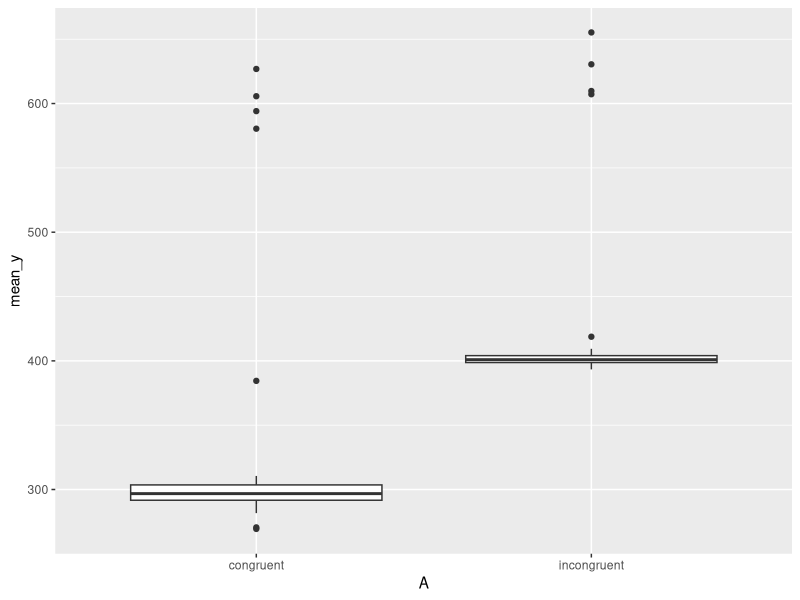
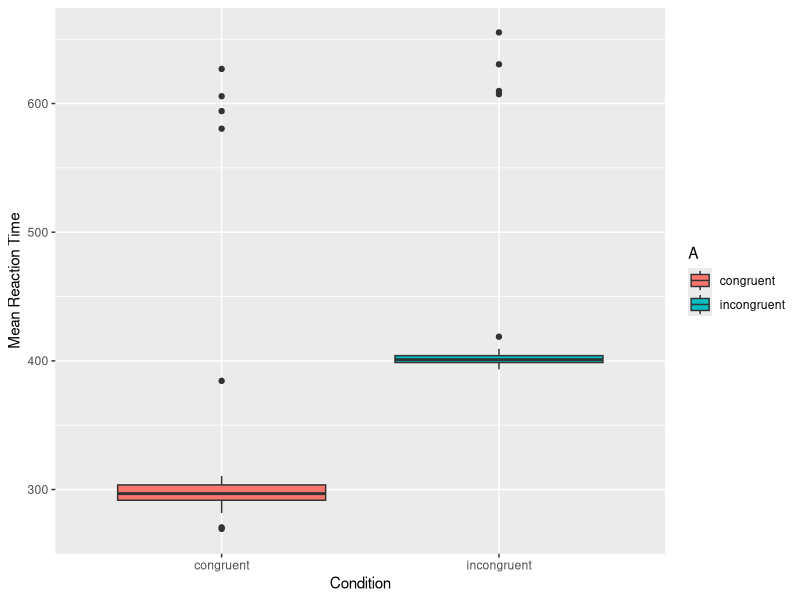
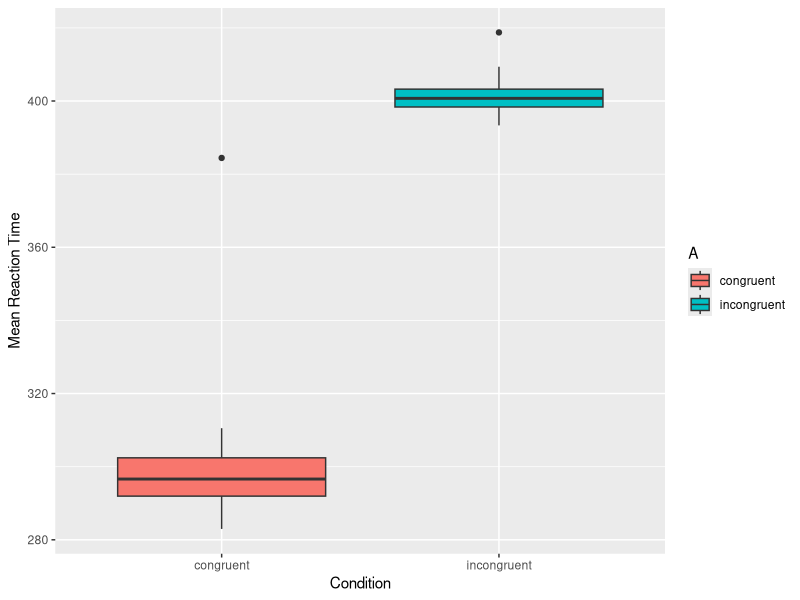
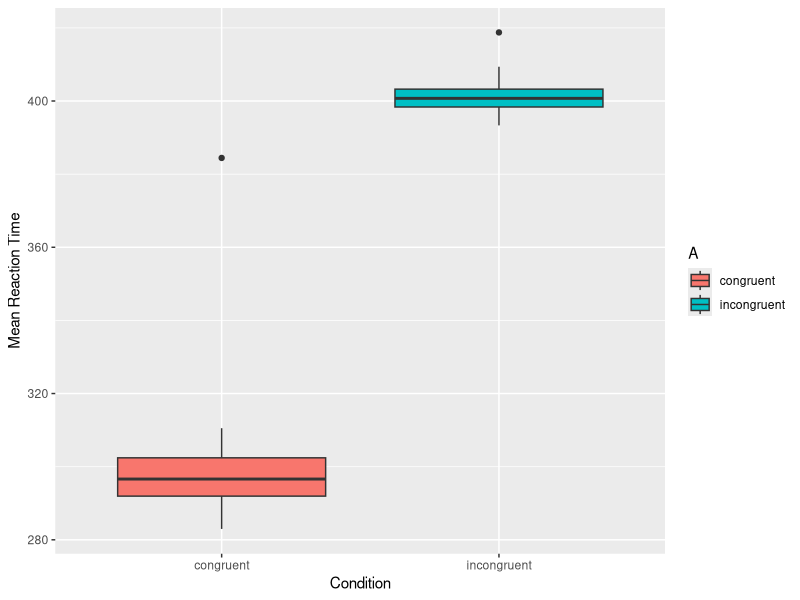

Recreate these plots in R, in order. (Note: this script raises an error after producing the figures.)
## ---- chunk 1
# load packages
library(tidyverse)
library(here)

# load data
raw_data <- read_csv(here("data", "seminar_three_data.csv"))
## ---- chunk 2
raw_data %>% 
  summarise(
    n_subj = length(unique(subj_id)),
    n_items = length(unique(item_id))
  )
## ---- chunk 3
# option 1: case_when in mutate
raw_data <- raw_data %>% 
  mutate(
    A = case_when(
      A == "A1" ~ "congruent",
      A == "A2" ~ "incongruent"
    )
  )
## ---- chunk 4
data_summary <- raw_data %>% 
  group_by(subj_id, A) %>% 
  summarise(mean_y = mean(Y))
## ---- chunk 5
my_plot <- ggplot(
  data = data_summary, 
  mapping = aes(x = A, y = mean_y)
) +
  geom_boxplot()

my_plot
## ---- chunk 6
my_plot <- ggplot(
  data = data_summary, 
  mapping = aes(x = A, y = mean_y, fill = A)
) +
  geom_boxplot() +
  labs(x = "Condition", y = "Mean Reaction Time")

my_plot
## ---- chunk 7
data_cutoffs <- data_summary %>% 
  ungroup() %>% 
  summarise(
    mean = mean(mean_y),
    sd = sd(mean_y)
  )
data_cutoffs
## ---- chunk 8
data_summary_filtered <- data_summary %>% 
  filter(
    mean_y > (data_cutoffs$mean - data_cutoffs$sd) &
      mean_y < (data_cutoffs$mean + data_cutoffs$sd)
  )
# students may choose to input the numbers directly in the
# filter evluation, but this is bad practice (these can change).

# confirm filtering
nrow(data_summary)
nrow(data_summary_filtered)
## ---- chunk 9
ggplot(
  data = data_summary_filtered, 
  mapping = aes(x = A, y = mean_y, fill = A)
) +
  geom_boxplot() +
  labs(x = "Condition", y = "Mean Reaction Time")
## ---- chunk 10
# if they're really good they'll do this 
# (and probably don't need a beginner's R course)
my_plot %+% data_summary_filtered
## ---- chunk 11
qdata <- read_csv(here("data", "cleanish_data.csv"))
qdata # inspect it
## ---- chunk 12
qdata <- qdata %>% select(-X1)
## ---- chunk 13
qdata <- qdata %>% 
  mutate(
    A = case_when(
      A == "a1" ~ "up",
      A == "a2" ~ "down"
    ),
    B = case_when(
      B == "b1" ~ "up",
      B == "b2" ~ "down"
    )
  )
## ---- chunk 14
qdata <- qdata %>% 
  rename(
    sentence_location = A,
    target_location = B,
    reaction_time = Y
  )
## ---- chunk 15
summary_data <- qdata %>% 
  group_by(subj_id, sentence_location, target_location) %>% 
  summarise(mean_rt = mean(reaction_time, na.rm = TRUE))
## ---- chunk 16
summary_data <- summary_data %>% 
  filter(subj_id > 10)
## ---- chunk 17
ggplot(
  data = summary_data, 
  mapping = aes(
    x = sentence_location, 
    y = mean_rt, 
    fill = target_location
  )
) +
  geom_boxplot()
## ---- chunk 18
n <- 40

q8dat <- tibble(
  condition = rep(c("control", "treatment"), times = n),
  outcome = c(
    rnorm(n, mean = 400, sd = 100),
    rnorm(n, mean = 500, sd = 150)
  )
)
## ---- chunk 19
t.test(outcome ~ condition, data = q8dat)
## ---- chunk 20
aov_summary <- aov(
  mean_rt ~ sentence_location * target_location, 
  data = summary_data
)
summary(aov_summary)
## ---- chunk 21
aov_summary <- aov(
  mean_rt ~ sentence_location * target_location + 
    Error(subj_id/(sentence_location * target_location)), 
  data = summary_data
)
summary(aov_summary)
